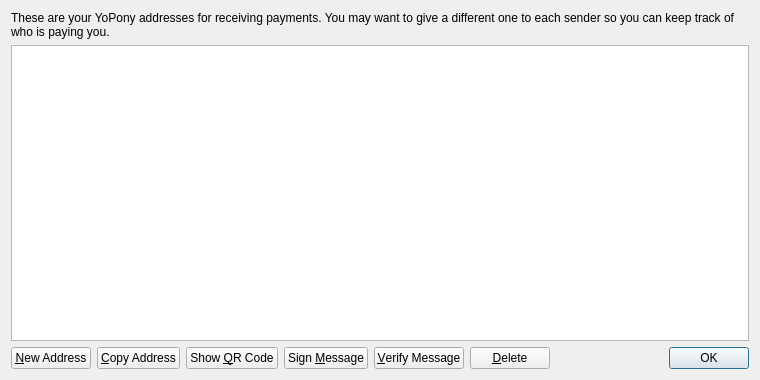
<?xml version="1.0" encoding="UTF-8"?>
<ui version="4.0">
 <class>AddressBookPage</class>
 <widget class="QWidget" name="AddressBookPage">
  <property name="geometry">
   <rect>
    <x>0</x>
    <y>0</y>
    <width>760</width>
    <height>380</height>
   </rect>
  </property>
  <property name="windowTitle">
   <string>Address Book</string>
  </property>
  <layout class="QVBoxLayout" name="verticalLayout">
   <item>
    <widget class="QLabel" name="labelExplanation">
     <property name="text">
      <string>These are your YoPony addresses for receiving payments. You may want to give a different one to each sender so you can keep track of who is paying you.</string>
     </property>
     <property name="textFormat">
      <enum>Qt::PlainText</enum>
     </property>
     <property name="wordWrap">
      <bool>true</bool>
     </property>
    </widget>
   </item>
   <item>
    <widget class="QTableView" name="tableView">
     <property name="contextMenuPolicy">
      <enum>Qt::CustomContextMenu</enum>
     </property>
     <property name="toolTip">
      <string>Double-click to edit address or label</string>
     </property>
     <property name="tabKeyNavigation">
      <bool>false</bool>
     </property>
     <property name="selectionMode">
      <enum>QAbstractItemView::SingleSelection</enum>
     </property>
     <property name="selectionBehavior">
      <enum>QAbstractItemView::SelectRows</enum>
     </property>
     <property name="sortingEnabled">
      <bool>true</bool>
     </property>
     <attribute name="verticalHeaderVisible">
      <bool>false</bool>
     </attribute>
    </widget>
   </item>
   <item>
    <layout class="QHBoxLayout" name="horizontalLayout">
     <item>
      <widget class="QPushButton" name="newAddressButton">
       <property name="toolTip">
        <string>Create a new address</string>
       </property>
       <property name="text">
        <string>&amp;New Address</string>
       </property>
      </widget>
     </item>
     <item>
      <widget class="QPushButton" name="copyToClipboard">
       <property name="toolTip">
        <string>Copy the currently selected address to the system clipboard</string>
       </property>
       <property name="text">
        <string>&amp;Copy Address</string>
       </property>
      </widget>
     </item>
     <item>
      <widget class="QPushButton" name="showQRCode">
       <property name="text">
        <string>Show &amp;QR Code</string>
       </property>
      </widget>
     </item>
     <item>
      <widget class="QPushButton" name="signMessage">
       <property name="toolTip">
        <string>Sign a message to prove you own a YoPony address</string>
       </property>
       <property name="text">
        <string>Sign &amp;Message</string>
       </property>
      </widget>
     </item>
     <item>
      <widget class="QPushButton" name="verifyMessage">
       <property name="toolTip">
        <string>Verify a message to ensure it was signed with a specified YoPony address</string>
       </property>
       <property name="text">
        <string>&amp;Verify Message</string>
       </property>
      </widget>
     </item>
     <item>
      <widget class="QPushButton" name="deleteButton">
       <property name="toolTip">
        <string>Delete the currently selected address from the list</string>
       </property>
       <property name="text">
        <string>&amp;Delete</string>
       </property>
      </widget>
     </item>
     <item>
      <spacer name="horizontalSpacer">
       <property name="orientation">
        <enum>Qt::Horizontal</enum>
       </property>
       <property name="sizeHint" stdset="0">
        <size>
         <width>40</width>
         <height>20</height>
        </size>
       </property>
      </spacer>
     </item>
     <item>
      <widget class="QDialogButtonBox" name="buttonBox">
       <property name="sizePolicy">
        <sizepolicy hsizetype="Maximum" vsizetype="Fixed">
         <horstretch>0</horstretch>
         <verstretch>0</verstretch>
        </sizepolicy>
       </property>
       <property name="standardButtons">
        <set>QDialogButtonBox::Ok</set>
       </property>
      </widget>
     </item>
    </layout>
   </item>
  </layout>
 </widget>
 <resources>
  <include location="../bitcoin.qrc"/>
 </resources>
 <connections/>
</ui>
